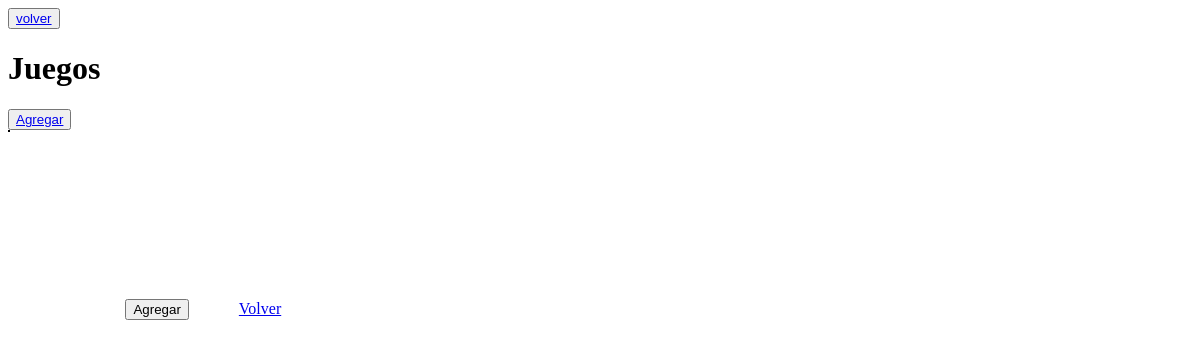
/administrador/crud_juegos, run on an earlier commit of the app's database.
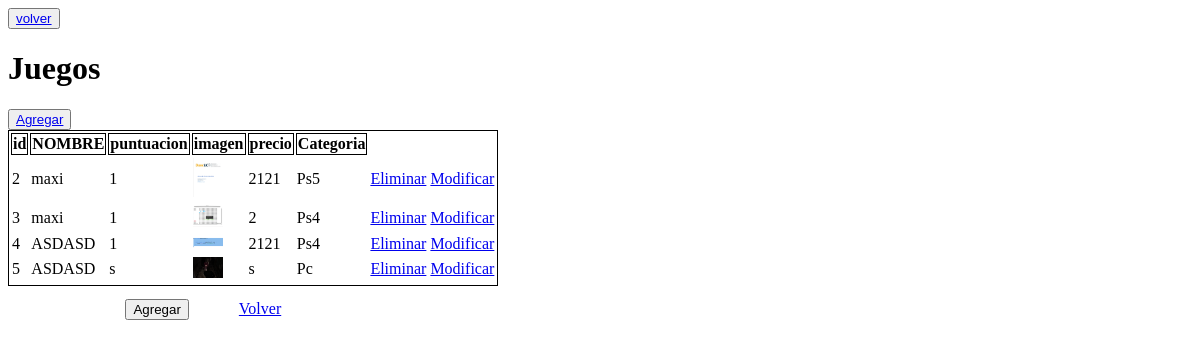
And on a later commit of the database.
### cliente/models.py (models this page shows, shortened)
class Juegos(models.Model):
    idjuego=models.AutoField(primary_key=True)
    nombre=models.CharField(max_length=100)
    puntuacion=models.CharField(max_length=2)
    precio=models.CharField(max_length=20)
    imagen=models.ImageField( upload_to="cliente", null=False)
    id_categoria = models.ForeignKey('Categoria_juegos',on_delete=models.CASCADE, db_column='idcategoria')

class Categoria_juegos(models.Model):
    idcategoria = models.CharField(primary_key=True,max_length=10)
    nombre=models.CharField(max_length=100)
    def __str__(self):
        return str(self.nombre)

### administrador/views.py (the view)
# urls.py: path('crud_juegos',views.crud_juegos, name='crud_juegos'),
def crud_juegos(request):
    juegos=Juegos.objects.all()
    context={'juegos':juegos}
    return render(request, 'administrador/crud_juegos.html', context)

### administrador/templates/administrador/crud_juegos.html (shortened to what this page needs)
<!DOCTYPE html>
<html lang="en">
<head>
</head>
<body>
    <button><a href="{% url 'admin' %}"> volver</a></button>
    <h1>Juegos </h1>
    <button><a href="{% url 'juegos_add' %}">Agregar</a></button>
    <table style="border: 1px solid black;">
        {% if juegos %}
        <th style="border: 1px solid black;">id</th>
        <th style="border: 1px solid black;">NOMBRE</th>
        <th style="border: 1px solid black;">puntuacion</th>
        <th style="border: 1px solid black;">imagen</th>
        <th style="border: 1px solid black;">precio</th>
        <th style="border: 1px solid black;">Categoria</th>
        {% for juegoss in juegos %}
      <tr>
        <td id="nombre">{{juegoss.idjuego}}
        <td id="nombre">{{juegoss.nombre}}
        <td id="puntuacion">{{juegoss.puntuacion}}
        <td id="imagen"><img src="{{juegoss.imagen.url}}" style="width: 30px;"  alt="">
        <td id="precio">{{juegoss.precio}}
            <td id="categoria">{{juegoss.id_categoria}}
        <td><a href="{% url 'juegos_del' pk=juegoss.idjuego %}">Eliminar</a></td>
        <td><a href="{% url 'juegos_edit' pk=juegoss.idjuego %}">Modificar</a></td>
      </tr>
        {% endfor %}
    {% endif %}
<form action="" method="POST"  enctype="multipart/form-data" >
        <input style="position: relative; top: 190px; left: 50px;" type="submit" name="opcion" value="Agregar">
</form>
<a style="position: relative; top: 190px; left: 100px;" href="{% url 'crud_juegos' %}">Volver</a>
</body>
</html>

What changed in the data, as far as the page shows it:
added Juegos: idjuego "2", nombre "maxi", puntuacion "1", imagen (picture), precio "2121", id_categoria "Ps5"
added Juegos: idjuego "3", nombre "maxi", puntuacion "1", imagen (picture), precio "2", id_categoria "Ps4"
added Juegos: idjuego "4", nombre "ASDASD", puntuacion "1", imagen (picture), precio "2121", id_categoria "Ps4"
added Juegos: idjuego "5", nombre "ASDASD", puntuacion "s", imagen (picture), precio "s", id_categoria "Pc"
Also different on the page:
text now shown: "id NOMBRE puntuacion imagen precio Categoria"
